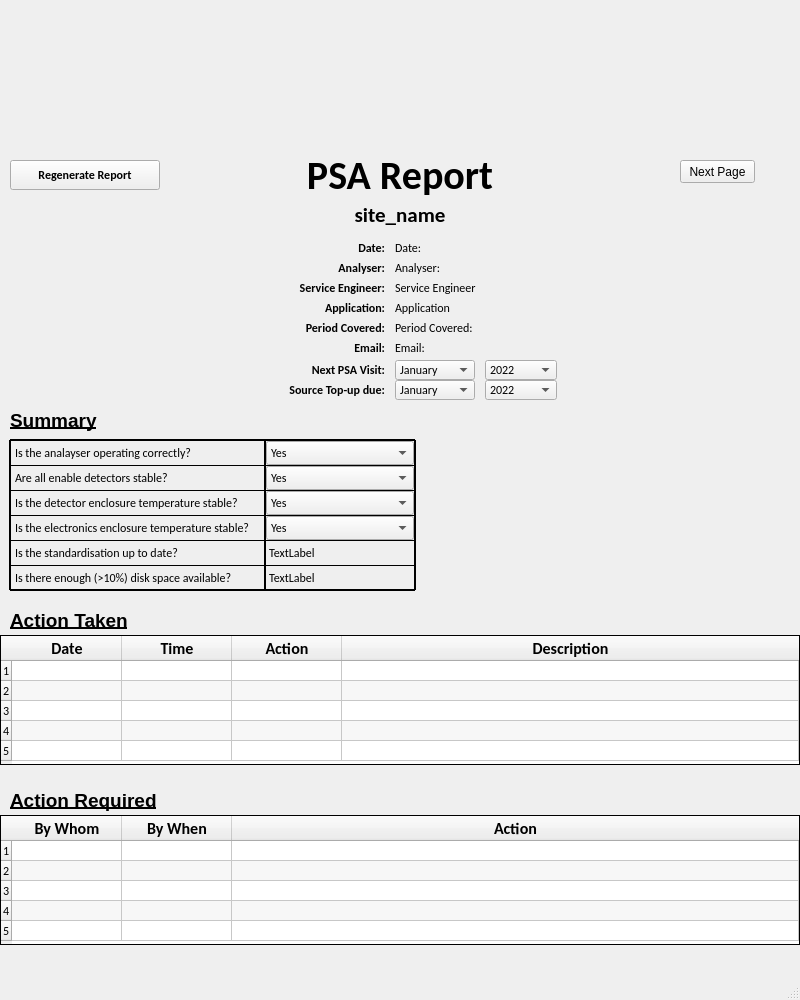
<?xml version="1.0" encoding="UTF-8"?>
<ui version="4.0">
 <author>Linton Ritchie - Scantech (C) 2022</author>
 <class>PSAPage1</class>
 <widget class="QMainWindow" name="PSAPage1">
  <property name="geometry">
   <rect>
    <x>0</x>
    <y>0</y>
    <width>800</width>
    <height>1000</height>
   </rect>
  </property>
  <property name="sizePolicy">
   <sizepolicy hsizetype="Fixed" vsizetype="Preferred">
    <horstretch>0</horstretch>
    <verstretch>0</verstretch>
   </sizepolicy>
  </property>
  <property name="windowTitle">
   <string>PSA_Main_UI</string>
  </property>
  <property name="statusTip">
   <string/>
  </property>
  <widget class="QWidget" name="centralwidget">
   <widget class="QLabel" name="label">
    <property name="geometry">
     <rect>
      <x>0</x>
      <y>0</y>
      <width>800</width>
      <height>150</height>
     </rect>
    </property>
    <property name="text">
     <string/>
    </property>
    <property name="pixmap">
     <pixmap resource="PSAReportResources.qrc">:/Resources/ScantechReportHeader.png</pixmap>
    </property>
    <property name="scaledContents">
     <bool>true</bool>
    </property>
   </widget>
   <widget class="QLabel" name="psa_report_title">
    <property name="geometry">
     <rect>
      <x>0</x>
      <y>150</y>
      <width>800</width>
      <height>50</height>
     </rect>
    </property>
    <property name="font">
     <font>
      <family>Calibri</family>
      <pointsize>30</pointsize>
      <weight>75</weight>
      <bold>true</bold>
     </font>
    </property>
    <property name="text">
     <string>PSA Report</string>
    </property>
    <property name="alignment">
     <set>Qt::AlignCenter</set>
    </property>
   </widget>
   <widget class="QLabel" name="site_name">
    <property name="geometry">
     <rect>
      <x>0</x>
      <y>200</y>
      <width>800</width>
      <height>30</height>
     </rect>
    </property>
    <property name="font">
     <font>
      <family>Calibri</family>
      <pointsize>16</pointsize>
      <weight>75</weight>
      <bold>true</bold>
     </font>
    </property>
    <property name="text">
     <string extracomment="This is the name of the site for the report. This is replaced when the UI is called">site_name</string>
    </property>
    <property name="alignment">
     <set>Qt::AlignCenter</set>
    </property>
   </widget>
   <widget class="QLabel" name="period">
    <property name="geometry">
     <rect>
      <x>235</x>
      <y>320</y>
      <width>150</width>
      <height>15</height>
     </rect>
    </property>
    <property name="font">
     <font>
      <family>Calibri</family>
      <weight>75</weight>
      <bold>true</bold>
     </font>
    </property>
    <property name="text">
     <string extracomment="Period (Month) of the data displayed in the report. Not neccesarily the month prior to the date">Period Covered:</string>
    </property>
    <property name="alignment">
     <set>Qt::AlignRight|Qt::AlignTrailing|Qt::AlignVCenter</set>
    </property>
   </widget>
   <widget class="QLabel" name="email">
    <property name="geometry">
     <rect>
      <x>235</x>
      <y>340</y>
      <width>150</width>
      <height>15</height>
     </rect>
    </property>
    <property name="font">
     <font>
      <family>Calibri</family>
      <weight>75</weight>
      <bold>true</bold>
     </font>
    </property>
    <property name="text">
     <string extracomment="Email address relating to this analyser which the customer can use to get support.">Email:</string>
    </property>
    <property name="alignment">
     <set>Qt::AlignRight|Qt::AlignTrailing|Qt::AlignVCenter</set>
    </property>
   </widget>
   <widget class="QLabel" name="next_psa_visit">
    <property name="geometry">
     <rect>
      <x>235</x>
      <y>362</y>
      <width>150</width>
      <height>15</height>
     </rect>
    </property>
    <property name="font">
     <font>
      <family>Calibri</family>
      <weight>75</weight>
      <bold>true</bold>
     </font>
    </property>
    <property name="text">
     <string extracomment="Projected date of Next PSA Visit to Site">Next PSA Visit:</string>
    </property>
    <property name="alignment">
     <set>Qt::AlignRight|Qt::AlignTrailing|Qt::AlignVCenter</set>
    </property>
   </widget>
   <widget class="QLabel" name="src_topup_due">
    <property name="geometry">
     <rect>
      <x>235</x>
      <y>382</y>
      <width>150</width>
      <height>15</height>
     </rect>
    </property>
    <property name="font">
     <font>
      <family>Calibri</family>
      <weight>75</weight>
      <bold>true</bold>
     </font>
    </property>
    <property name="text">
     <string extracomment="Date when next Source Top-up is due.">Source Top-up due:</string>
    </property>
    <property name="alignment">
     <set>Qt::AlignRight|Qt::AlignTrailing|Qt::AlignVCenter</set>
    </property>
   </widget>
   <widget class="QLabel" name="period_data">
    <property name="geometry">
     <rect>
      <x>395</x>
      <y>320</y>
      <width>150</width>
      <height>15</height>
     </rect>
    </property>
    <property name="font">
     <font>
      <family>Calibri</family>
      <weight>50</weight>
      <bold>false</bold>
     </font>
    </property>
    <property name="text">
     <string extracomment="Period (Month) of the data displayed in the report. Not neccesarily the month prior to the date">Period Covered:</string>
    </property>
    <property name="alignment">
     <set>Qt::AlignLeading|Qt::AlignLeft|Qt::AlignVCenter</set>
    </property>
   </widget>
   <widget class="QLabel" name="rep_serv_eng_data">
    <property name="geometry">
     <rect>
      <x>395</x>
      <y>280</y>
      <width>150</width>
      <height>15</height>
     </rect>
    </property>
    <property name="font">
     <font>
      <family>Calibri</family>
      <weight>50</weight>
      <bold>false</bold>
     </font>
    </property>
    <property name="text">
     <string extracomment="Service engineer responsible for the analyser">Service Engineer</string>
    </property>
    <property name="alignment">
     <set>Qt::AlignLeading|Qt::AlignLeft|Qt::AlignVCenter</set>
    </property>
   </widget>
   <widget class="QLabel" name="email_data">
    <property name="geometry">
     <rect>
      <x>395</x>
      <y>340</y>
      <width>150</width>
      <height>15</height>
     </rect>
    </property>
    <property name="font">
     <font>
      <family>Calibri</family>
      <weight>50</weight>
      <bold>false</bold>
     </font>
    </property>
    <property name="text">
     <string extracomment="Email address relating to this analyser which the customer can use to get support.">Email:</string>
    </property>
    <property name="alignment">
     <set>Qt::AlignLeading|Qt::AlignLeft|Qt::AlignVCenter</set>
    </property>
   </widget>
   <widget class="QLabel" name="rep_analyser_data">
    <property name="geometry">
     <rect>
      <x>395</x>
      <y>260</y>
      <width>150</width>
      <height>15</height>
     </rect>
    </property>
    <property name="font">
     <font>
      <family>Calibri</family>
      <weight>50</weight>
      <bold>false</bold>
     </font>
    </property>
    <property name="text">
     <string extracomment="Analyser relating to the report.">Analyser:</string>
    </property>
    <property name="alignment">
     <set>Qt::AlignLeading|Qt::AlignLeft|Qt::AlignVCenter</set>
    </property>
   </widget>
   <widget class="QLabel" name="rep_app_data">
    <property name="geometry">
     <rect>
      <x>395</x>
      <y>300</y>
      <width>150</width>
      <height>15</height>
     </rect>
    </property>
    <property name="font">
     <font>
      <family>Calibri</family>
      <weight>50</weight>
      <bold>false</bold>
     </font>
    </property>
    <property name="text">
     <string extracomment="Which application is the analyser deployed in">Application</string>
    </property>
    <property name="alignment">
     <set>Qt::AlignLeading|Qt::AlignLeft|Qt::AlignVCenter</set>
    </property>
   </widget>
   <widget class="QLabel" name="rep_date_data">
    <property name="geometry">
     <rect>
      <x>395</x>
      <y>240</y>
      <width>150</width>
      <height>15</height>
     </rect>
    </property>
    <property name="font">
     <font>
      <family>Calibri</family>
      <weight>50</weight>
      <bold>false</bold>
     </font>
    </property>
    <property name="layoutDirection">
     <enum>Qt::LeftToRight</enum>
    </property>
    <property name="autoFillBackground">
     <bool>false</bool>
    </property>
    <property name="text">
     <string extracomment="Date when the report is generated">Date:</string>
    </property>
    <property name="alignment">
     <set>Qt::AlignLeading|Qt::AlignLeft|Qt::AlignVCenter</set>
    </property>
   </widget>
   <widget class="QLabel" name="rep_date">
    <property name="geometry">
     <rect>
      <x>235</x>
      <y>240</y>
      <width>150</width>
      <height>15</height>
     </rect>
    </property>
    <property name="font">
     <font>
      <family>Calibri</family>
      <weight>75</weight>
      <bold>true</bold>
     </font>
    </property>
    <property name="layoutDirection">
     <enum>Qt::LeftToRight</enum>
    </property>
    <property name="autoFillBackground">
     <bool>false</bool>
    </property>
    <property name="text">
     <string extracomment="Date when the report is generated">Date:</string>
    </property>
    <property name="alignment">
     <set>Qt::AlignRight|Qt::AlignTrailing|Qt::AlignVCenter</set>
    </property>
   </widget>
   <widget class="QLabel" name="rep_app">
    <property name="geometry">
     <rect>
      <x>235</x>
      <y>300</y>
      <width>150</width>
      <height>15</height>
     </rect>
    </property>
    <property name="font">
     <font>
      <family>Calibri</family>
      <weight>75</weight>
      <bold>true</bold>
     </font>
    </property>
    <property name="text">
     <string extracomment="Which application is the analyser deployed in">Application:</string>
    </property>
    <property name="alignment">
     <set>Qt::AlignRight|Qt::AlignTrailing|Qt::AlignVCenter</set>
    </property>
   </widget>
   <widget class="QLabel" name="rep_analyser">
    <property name="geometry">
     <rect>
      <x>235</x>
      <y>260</y>
      <width>150</width>
      <height>15</height>
     </rect>
    </property>
    <property name="font">
     <font>
      <family>Calibri</family>
      <weight>75</weight>
      <bold>true</bold>
     </font>
    </property>
    <property name="text">
     <string extracomment="Analyser relating to the report.">Analyser:</string>
    </property>
    <property name="alignment">
     <set>Qt::AlignRight|Qt::AlignTrailing|Qt::AlignVCenter</set>
    </property>
   </widget>
   <widget class="QLabel" name="rep_serv_eng">
    <property name="geometry">
     <rect>
      <x>235</x>
      <y>280</y>
      <width>150</width>
      <height>15</height>
     </rect>
    </property>
    <property name="font">
     <font>
      <family>Calibri</family>
      <weight>75</weight>
      <bold>true</bold>
     </font>
    </property>
    <property name="text">
     <string extracomment="Service engineer responsible for the analyser">Service Engineer:</string>
    </property>
    <property name="alignment">
     <set>Qt::AlignRight|Qt::AlignTrailing|Qt::AlignVCenter</set>
    </property>
   </widget>
   <widget class="QLabel" name="label_2">
    <property name="geometry">
     <rect>
      <x>10</x>
      <y>405</y>
      <width>180</width>
      <height>30</height>
     </rect>
    </property>
    <property name="font">
     <font>
      <pointsize>14</pointsize>
      <weight>75</weight>
      <bold>true</bold>
      <underline>true</underline>
     </font>
    </property>
    <property name="frameShape">
     <enum>QFrame::NoFrame</enum>
    </property>
    <property name="frameShadow">
     <enum>QFrame::Plain</enum>
    </property>
    <property name="lineWidth">
     <number>1</number>
    </property>
    <property name="text">
     <string>Summary</string>
    </property>
    <property name="alignment">
     <set>Qt::AlignLeading|Qt::AlignLeft|Qt::AlignVCenter</set>
    </property>
    <property name="indent">
     <number>0</number>
    </property>
   </widget>
   <widget class="QLabel" name="label_endiskspc">
    <property name="geometry">
     <rect>
      <x>10</x>
      <y>570</y>
      <width>250</width>
      <height>15</height>
     </rect>
    </property>
    <property name="font">
     <font>
      <family>Calibri</family>
     </font>
    </property>
    <property name="text">
     <string>Is there enough (&gt;10%) disk space available?</string>
    </property>
    <property name="margin">
     <number>0</number>
    </property>
    <property name="indent">
     <number>5</number>
    </property>
   </widget>
   <widget class="QLabel" name="label_stduptodate">
    <property name="geometry">
     <rect>
      <x>10</x>
      <y>545</y>
      <width>250</width>
      <height>15</height>
     </rect>
    </property>
    <property name="font">
     <font>
      <family>Calibri</family>
     </font>
    </property>
    <property name="text">
     <string>Is the standardisation up to date?</string>
    </property>
    <property name="margin">
     <number>0</number>
    </property>
    <property name="indent">
     <number>5</number>
    </property>
   </widget>
   <widget class="QLabel" name="label_elecenctempstab">
    <property name="geometry">
     <rect>
      <x>10</x>
      <y>520</y>
      <width>250</width>
      <height>15</height>
     </rect>
    </property>
    <property name="font">
     <font>
      <family>Calibri</family>
     </font>
    </property>
    <property name="text">
     <string>Is the electronics enclosure temperature stable?</string>
    </property>
    <property name="margin">
     <number>0</number>
    </property>
    <property name="indent">
     <number>5</number>
    </property>
   </widget>
   <widget class="QLabel" name="label_detenctempstab">
    <property name="geometry">
     <rect>
      <x>10</x>
      <y>495</y>
      <width>250</width>
      <height>15</height>
     </rect>
    </property>
    <property name="font">
     <font>
      <family>Calibri</family>
     </font>
    </property>
    <property name="text">
     <string>Is the detector enclosure temperature stable? </string>
    </property>
    <property name="margin">
     <number>0</number>
    </property>
    <property name="indent">
     <number>5</number>
    </property>
   </widget>
   <widget class="QLabel" name="label_endetstab">
    <property name="geometry">
     <rect>
      <x>10</x>
      <y>470</y>
      <width>250</width>
      <height>15</height>
     </rect>
    </property>
    <property name="font">
     <font>
      <family>Calibri</family>
     </font>
    </property>
    <property name="text">
     <string>Are all enable detectors stable?</string>
    </property>
    <property name="margin">
     <number>0</number>
    </property>
    <property name="indent">
     <number>5</number>
    </property>
   </widget>
   <widget class="QLabel" name="label_anopcor">
    <property name="geometry">
     <rect>
      <x>10</x>
      <y>445</y>
      <width>250</width>
      <height>15</height>
     </rect>
    </property>
    <property name="font">
     <font>
      <family>Calibri</family>
     </font>
    </property>
    <property name="text">
     <string>Is the analayser operating correctly?</string>
    </property>
    <property name="margin">
     <number>0</number>
    </property>
    <property name="indent">
     <number>5</number>
    </property>
   </widget>
   <widget class="Line" name="line">
    <property name="geometry">
     <rect>
      <x>260</x>
      <y>440</y>
      <width>10</width>
      <height>150</height>
     </rect>
    </property>
    <property name="font">
     <font>
      <family>Calibri</family>
     </font>
    </property>
    <property name="frameShadow">
     <enum>QFrame::Plain</enum>
    </property>
    <property name="lineWidth">
     <number>2</number>
    </property>
    <property name="orientation">
     <enum>Qt::Vertical</enum>
    </property>
   </widget>
   <widget class="Line" name="line_2">
    <property name="geometry">
     <rect>
      <x>410</x>
      <y>440</y>
      <width>10</width>
      <height>150</height>
     </rect>
    </property>
    <property name="font">
     <font>
      <family>Calibri</family>
     </font>
    </property>
    <property name="frameShadow">
     <enum>QFrame::Plain</enum>
    </property>
    <property name="lineWidth">
     <number>2</number>
    </property>
    <property name="orientation">
     <enum>Qt::Vertical</enum>
    </property>
   </widget>
   <widget class="Line" name="line_3">
    <property name="geometry">
     <rect>
      <x>5</x>
      <y>440</y>
      <width>10</width>
      <height>150</height>
     </rect>
    </property>
    <property name="font">
     <font>
      <family>Calibri</family>
     </font>
    </property>
    <property name="frameShadow">
     <enum>QFrame::Plain</enum>
    </property>
    <property name="lineWidth">
     <number>2</number>
    </property>
    <property name="orientation">
     <enum>Qt::Vertical</enum>
    </property>
   </widget>
   <widget class="Line" name="line_4">
    <property name="geometry">
     <rect>
      <x>10</x>
      <y>435</y>
      <width>405</width>
      <height>10</height>
     </rect>
    </property>
    <property name="font">
     <font>
      <family>Calibri</family>
     </font>
    </property>
    <property name="frameShadow">
     <enum>QFrame::Plain</enum>
    </property>
    <property name="lineWidth">
     <number>2</number>
    </property>
    <property name="orientation">
     <enum>Qt::Horizontal</enum>
    </property>
   </widget>
   <widget class="Line" name="line_5">
    <property name="geometry">
     <rect>
      <x>10</x>
      <y>585</y>
      <width>405</width>
      <height>10</height>
     </rect>
    </property>
    <property name="font">
     <font>
      <family>Calibri</family>
     </font>
    </property>
    <property name="frameShadow">
     <enum>QFrame::Plain</enum>
    </property>
    <property name="lineWidth">
     <number>2</number>
    </property>
    <property name="orientation">
     <enum>Qt::Horizontal</enum>
    </property>
   </widget>
   <widget class="Line" name="line_6">
    <property name="geometry">
     <rect>
      <x>10</x>
      <y>560</y>
      <width>405</width>
      <height>10</height>
     </rect>
    </property>
    <property name="font">
     <font>
      <family>Calibri</family>
     </font>
    </property>
    <property name="frameShadow">
     <enum>QFrame::Plain</enum>
    </property>
    <property name="lineWidth">
     <number>1</number>
    </property>
    <property name="orientation">
     <enum>Qt::Horizontal</enum>
    </property>
   </widget>
   <widget class="Line" name="line_7">
    <property name="geometry">
     <rect>
      <x>10</x>
      <y>535</y>
      <width>405</width>
      <height>10</height>
     </rect>
    </property>
    <property name="font">
     <font>
      <family>Calibri</family>
     </font>
    </property>
    <property name="frameShadow">
     <enum>QFrame::Plain</enum>
    </property>
    <property name="lineWidth">
     <number>1</number>
    </property>
    <property name="orientation">
     <enum>Qt::Horizontal</enum>
    </property>
   </widget>
   <widget class="Line" name="line_8">
    <property name="geometry">
     <rect>
      <x>10</x>
      <y>510</y>
      <width>405</width>
      <height>10</height>
     </rect>
    </property>
    <property name="font">
     <font>
      <family>Calibri</family>
     </font>
    </property>
    <property name="frameShadow">
     <enum>QFrame::Plain</enum>
    </property>
    <property name="lineWidth">
     <number>1</number>
    </property>
    <property name="orientation">
     <enum>Qt::Horizontal</enum>
    </property>
   </widget>
   <widget class="Line" name="line_9">
    <property name="geometry">
     <rect>
      <x>10</x>
      <y>485</y>
      <width>405</width>
      <height>10</height>
     </rect>
    </property>
    <property name="font">
     <font>
      <family>Calibri</family>
     </font>
    </property>
    <property name="frameShadow">
     <enum>QFrame::Plain</enum>
    </property>
    <property name="lineWidth">
     <number>1</number>
    </property>
    <property name="orientation">
     <enum>Qt::Horizontal</enum>
    </property>
   </widget>
   <widget class="Line" name="line_10">
    <property name="geometry">
     <rect>
      <x>10</x>
      <y>460</y>
      <width>405</width>
      <height>10</height>
     </rect>
    </property>
    <property name="font">
     <font>
      <family>Calibri</family>
     </font>
    </property>
    <property name="frameShadow">
     <enum>QFrame::Plain</enum>
    </property>
    <property name="lineWidth">
     <number>1</number>
    </property>
    <property name="orientation">
     <enum>Qt::Horizontal</enum>
    </property>
   </widget>
   <widget class="QComboBox" name="comboBox_anopcor">
    <property name="geometry">
     <rect>
      <x>266</x>
      <y>441</y>
      <width>148</width>
      <height>24</height>
     </rect>
    </property>
    <property name="font">
     <font>
      <family>Calibri</family>
     </font>
    </property>
    <item>
     <property name="text">
      <string>Yes</string>
     </property>
    </item>
    <item>
     <property name="text">
      <string>No</string>
     </property>
    </item>
    <item>
     <property name="text">
      <string>N/A</string>
     </property>
    </item>
   </widget>
   <widget class="QComboBox" name="comboBox_endetstab">
    <property name="geometry">
     <rect>
      <x>266</x>
      <y>466</y>
      <width>148</width>
      <height>24</height>
     </rect>
    </property>
    <property name="font">
     <font>
      <family>Calibri</family>
     </font>
    </property>
    <item>
     <property name="text">
      <string>Yes</string>
     </property>
    </item>
    <item>
     <property name="text">
      <string>No</string>
     </property>
    </item>
    <item>
     <property name="text">
      <string>N/A</string>
     </property>
    </item>
   </widget>
   <widget class="QComboBox" name="comboBox_detenctempstab">
    <property name="geometry">
     <rect>
      <x>266</x>
      <y>491</y>
      <width>148</width>
      <height>24</height>
     </rect>
    </property>
    <property name="font">
     <font>
      <family>Calibri</family>
     </font>
    </property>
    <item>
     <property name="text">
      <string>Yes</string>
     </property>
    </item>
    <item>
     <property name="text">
      <string>No</string>
     </property>
    </item>
    <item>
     <property name="text">
      <string>N/A</string>
     </property>
    </item>
   </widget>
   <widget class="QComboBox" name="comboBox_elecenctempstab">
    <property name="geometry">
     <rect>
      <x>266</x>
      <y>516</y>
      <width>148</width>
      <height>24</height>
     </rect>
    </property>
    <property name="font">
     <font>
      <family>Calibri</family>
     </font>
    </property>
    <item>
     <property name="text">
      <string>Yes</string>
     </property>
    </item>
    <item>
     <property name="text">
      <string>No</string>
     </property>
    </item>
    <item>
     <property name="text">
      <string>N/A</string>
     </property>
    </item>
   </widget>
   <widget class="QLabel" name="disp_stduptodate">
    <property name="geometry">
     <rect>
      <x>266</x>
      <y>545</y>
      <width>148</width>
      <height>15</height>
     </rect>
    </property>
    <property name="font">
     <font>
      <family>Calibri</family>
     </font>
    </property>
    <property name="text">
     <string>TextLabel</string>
    </property>
    <property name="indent">
     <number>3</number>
    </property>
   </widget>
   <widget class="QLabel" name="disp_endiskspc">
    <property name="geometry">
     <rect>
      <x>266</x>
      <y>570</y>
      <width>148</width>
      <height>15</height>
     </rect>
    </property>
    <property name="font">
     <font>
      <family>Calibri</family>
     </font>
    </property>
    <property name="text">
     <string>TextLabel</string>
    </property>
    <property name="indent">
     <number>3</number>
    </property>
   </widget>
   <widget class="QComboBox" name="comboBox">
    <property name="geometry">
     <rect>
      <x>395</x>
      <y>360</y>
      <width>80</width>
      <height>20</height>
     </rect>
    </property>
    <property name="font">
     <font>
      <family>Calibri</family>
     </font>
    </property>
    <item>
     <property name="text">
      <string>January</string>
     </property>
    </item>
    <item>
     <property name="text">
      <string>February</string>
     </property>
    </item>
    <item>
     <property name="text">
      <string>March</string>
     </property>
    </item>
    <item>
     <property name="text">
      <string>April</string>
     </property>
    </item>
    <item>
     <property name="text">
      <string>May</string>
     </property>
    </item>
    <item>
     <property name="text">
      <string>June</string>
     </property>
    </item>
    <item>
     <property name="text">
      <string>July</string>
     </property>
    </item>
    <item>
     <property name="text">
      <string>August</string>
     </property>
    </item>
    <item>
     <property name="text">
      <string>September</string>
     </property>
    </item>
    <item>
     <property name="text">
      <string>October</string>
     </property>
    </item>
    <item>
     <property name="text">
      <string>November</string>
     </property>
    </item>
    <item>
     <property name="text">
      <string>December</string>
     </property>
    </item>
   </widget>
   <widget class="QComboBox" name="comboBox_2">
    <property name="geometry">
     <rect>
      <x>485</x>
      <y>360</y>
      <width>72</width>
      <height>20</height>
     </rect>
    </property>
    <property name="font">
     <font>
      <family>Calibri</family>
     </font>
    </property>
    <property name="currentText">
     <string>2022</string>
    </property>
    <item>
     <property name="text">
      <string>2022</string>
     </property>
    </item>
    <item>
     <property name="text">
      <string>2023</string>
     </property>
    </item>
    <item>
     <property name="text">
      <string>2024</string>
     </property>
    </item>
    <item>
     <property name="text">
      <string>2025</string>
     </property>
    </item>
    <item>
     <property name="text">
      <string>2025</string>
     </property>
    </item>
    <item>
     <property name="text">
      <string>2026</string>
     </property>
    </item>
    <item>
     <property name="text">
      <string>2027</string>
     </property>
    </item>
    <item>
     <property name="text">
      <string>2028</string>
     </property>
    </item>
   </widget>
   <widget class="QComboBox" name="comboBox_3">
    <property name="geometry">
     <rect>
      <x>395</x>
      <y>380</y>
      <width>80</width>
      <height>20</height>
     </rect>
    </property>
    <property name="font">
     <font>
      <family>Calibri</family>
     </font>
    </property>
    <item>
     <property name="text">
      <string>January</string>
     </property>
    </item>
    <item>
     <property name="text">
      <string>February</string>
     </property>
    </item>
    <item>
     <property name="text">
      <string>March</string>
     </property>
    </item>
    <item>
     <property name="text">
      <string>April</string>
     </property>
    </item>
    <item>
     <property name="text">
      <string>May</string>
     </property>
    </item>
    <item>
     <property name="text">
      <string>June</string>
     </property>
    </item>
    <item>
     <property name="text">
      <string>July</string>
     </property>
    </item>
    <item>
     <property name="text">
      <string>August</string>
     </property>
    </item>
    <item>
     <property name="text">
      <string>September</string>
     </property>
    </item>
    <item>
     <property name="text">
      <string>October</string>
     </property>
    </item>
    <item>
     <property name="text">
      <string>November</string>
     </property>
    </item>
    <item>
     <property name="text">
      <string>December</string>
     </property>
    </item>
   </widget>
   <widget class="QComboBox" name="comboBox_4">
    <property name="geometry">
     <rect>
      <x>485</x>
      <y>380</y>
      <width>72</width>
      <height>20</height>
     </rect>
    </property>
    <property name="font">
     <font>
      <family>Calibri</family>
     </font>
    </property>
    <property name="currentText">
     <string>2022</string>
    </property>
    <item>
     <property name="text">
      <string>2022</string>
     </property>
    </item>
    <item>
     <property name="text">
      <string>2023</string>
     </property>
    </item>
    <item>
     <property name="text">
      <string>2024</string>
     </property>
    </item>
    <item>
     <property name="text">
      <string>2025</string>
     </property>
    </item>
    <item>
     <property name="text">
      <string>2025</string>
     </property>
    </item>
    <item>
     <property name="text">
      <string>2026</string>
     </property>
    </item>
    <item>
     <property name="text">
      <string>2027</string>
     </property>
    </item>
    <item>
     <property name="text">
      <string>2028</string>
     </property>
    </item>
   </widget>
   <widget class="QTableWidget" name="ActionTakenTable">
    <property name="geometry">
     <rect>
      <x>0</x>
      <y>635</y>
      <width>800</width>
      <height>130</height>
     </rect>
    </property>
    <property name="font">
     <font>
      <family>Calibri</family>
     </font>
    </property>
    <property name="frameShape">
     <enum>QFrame::Box</enum>
    </property>
    <property name="frameShadow">
     <enum>QFrame::Plain</enum>
    </property>
    <property name="horizontalScrollBarPolicy">
     <enum>Qt::ScrollBarAlwaysOff</enum>
    </property>
    <property name="sizeAdjustPolicy">
     <enum>QAbstractScrollArea::AdjustToContents</enum>
    </property>
    <property name="alternatingRowColors">
     <bool>true</bool>
    </property>
    <property name="showGrid">
     <bool>true</bool>
    </property>
    <property name="gridStyle">
     <enum>Qt::SolidLine</enum>
    </property>
    <attribute name="horizontalHeaderVisible">
     <bool>true</bool>
    </attribute>
    <attribute name="horizontalHeaderCascadingSectionResizes">
     <bool>false</bool>
    </attribute>
    <attribute name="horizontalHeaderDefaultSectionSize">
     <number>110</number>
    </attribute>
    <attribute name="horizontalHeaderMinimumSectionSize">
     <number>25</number>
    </attribute>
    <attribute name="horizontalHeaderStretchLastSection">
     <bool>true</bool>
    </attribute>
    <attribute name="verticalHeaderVisible">
     <bool>true</bool>
    </attribute>
    <attribute name="verticalHeaderDefaultSectionSize">
     <number>20</number>
    </attribute>
    <row>
     <property name="text">
      <string>1</string>
     </property>
    </row>
    <row>
     <property name="text">
      <string>2</string>
     </property>
    </row>
    <row>
     <property name="text">
      <string>3</string>
     </property>
    </row>
    <row>
     <property name="text">
      <string>4</string>
     </property>
    </row>
    <row>
     <property name="text">
      <string>5</string>
     </property>
    </row>
    <column>
     <property name="text">
      <string>Date</string>
     </property>
     <property name="font">
      <font>
       <family>Calibri</family>
       <pointsize>12</pointsize>
       <weight>75</weight>
       <bold>true</bold>
      </font>
     </property>
     <property name="textAlignment">
      <set>AlignCenter</set>
     </property>
     <property name="background">
      <color>
       <red>180</red>
       <green>180</green>
       <blue>180</blue>
      </color>
     </property>
    </column>
    <column>
     <property name="text">
      <string>Time</string>
     </property>
     <property name="font">
      <font>
       <family>Calibri</family>
       <pointsize>12</pointsize>
       <weight>75</weight>
       <bold>true</bold>
      </font>
     </property>
     <property name="textAlignment">
      <set>AlignCenter</set>
     </property>
    </column>
    <column>
     <property name="text">
      <string>Action</string>
     </property>
     <property name="font">
      <font>
       <family>Calibri</family>
       <pointsize>12</pointsize>
       <weight>75</weight>
       <bold>true</bold>
      </font>
     </property>
     <property name="textAlignment">
      <set>AlignCenter</set>
     </property>
    </column>
    <column>
     <property name="text">
      <string>Description</string>
     </property>
     <property name="font">
      <font>
       <family>Calibri</family>
       <pointsize>12</pointsize>
       <weight>75</weight>
       <bold>true</bold>
      </font>
     </property>
     <property name="textAlignment">
      <set>AlignCenter</set>
     </property>
    </column>
   </widget>
   <widget class="QLabel" name="label_ActionTaken">
    <property name="geometry">
     <rect>
      <x>10</x>
      <y>605</y>
      <width>180</width>
      <height>30</height>
     </rect>
    </property>
    <property name="font">
     <font>
      <pointsize>14</pointsize>
      <weight>75</weight>
      <bold>true</bold>
      <underline>true</underline>
     </font>
    </property>
    <property name="frameShape">
     <enum>QFrame::NoFrame</enum>
    </property>
    <property name="frameShadow">
     <enum>QFrame::Plain</enum>
    </property>
    <property name="lineWidth">
     <number>1</number>
    </property>
    <property name="text">
     <string>Action Taken</string>
    </property>
    <property name="alignment">
     <set>Qt::AlignLeading|Qt::AlignLeft|Qt::AlignVCenter</set>
    </property>
    <property name="indent">
     <number>0</number>
    </property>
   </widget>
   <widget class="QTableWidget" name="ActionRequiredTable">
    <property name="geometry">
     <rect>
      <x>0</x>
      <y>815</y>
      <width>800</width>
      <height>130</height>
     </rect>
    </property>
    <property name="font">
     <font>
      <family>Calibri</family>
     </font>
    </property>
    <property name="frameShape">
     <enum>QFrame::Box</enum>
    </property>
    <property name="frameShadow">
     <enum>QFrame::Plain</enum>
    </property>
    <property name="horizontalScrollBarPolicy">
     <enum>Qt::ScrollBarAlwaysOff</enum>
    </property>
    <property name="sizeAdjustPolicy">
     <enum>QAbstractScrollArea::AdjustToContents</enum>
    </property>
    <property name="alternatingRowColors">
     <bool>true</bool>
    </property>
    <property name="showGrid">
     <bool>true</bool>
    </property>
    <property name="gridStyle">
     <enum>Qt::SolidLine</enum>
    </property>
    <attribute name="horizontalHeaderVisible">
     <bool>true</bool>
    </attribute>
    <attribute name="horizontalHeaderCascadingSectionResizes">
     <bool>false</bool>
    </attribute>
    <attribute name="horizontalHeaderDefaultSectionSize">
     <number>110</number>
    </attribute>
    <attribute name="horizontalHeaderStretchLastSection">
     <bool>true</bool>
    </attribute>
    <attribute name="verticalHeaderVisible">
     <bool>true</bool>
    </attribute>
    <attribute name="verticalHeaderDefaultSectionSize">
     <number>20</number>
    </attribute>
    <row>
     <property name="text">
      <string>1</string>
     </property>
    </row>
    <row>
     <property name="text">
      <string>2</string>
     </property>
    </row>
    <row>
     <property name="text">
      <string>3</string>
     </property>
    </row>
    <row>
     <property name="text">
      <string>4</string>
     </property>
    </row>
    <row>
     <property name="text">
      <string>5</string>
     </property>
    </row>
    <column>
     <property name="text">
      <string>By Whom</string>
     </property>
     <property name="font">
      <font>
       <family>Calibri</family>
       <pointsize>12</pointsize>
       <weight>75</weight>
       <bold>true</bold>
      </font>
     </property>
     <property name="textAlignment">
      <set>AlignCenter</set>
     </property>
     <property name="background">
      <color>
       <red>180</red>
       <green>180</green>
       <blue>180</blue>
      </color>
     </property>
    </column>
    <column>
     <property name="text">
      <string>By When</string>
     </property>
     <property name="font">
      <font>
       <family>Calibri</family>
       <pointsize>12</pointsize>
       <weight>75</weight>
       <bold>true</bold>
      </font>
     </property>
     <property name="textAlignment">
      <set>AlignCenter</set>
     </property>
    </column>
    <column>
     <property name="text">
      <string>Action</string>
     </property>
     <property name="font">
      <font>
       <family>Calibri</family>
       <pointsize>12</pointsize>
       <weight>75</weight>
       <bold>true</bold>
      </font>
     </property>
     <property name="textAlignment">
      <set>AlignCenter</set>
     </property>
    </column>
   </widget>
   <widget class="QLabel" name="label_ActionTaken_2">
    <property name="geometry">
     <rect>
      <x>10</x>
      <y>785</y>
      <width>180</width>
      <height>30</height>
     </rect>
    </property>
    <property name="font">
     <font>
      <pointsize>14</pointsize>
      <weight>75</weight>
      <bold>true</bold>
      <underline>true</underline>
     </font>
    </property>
    <property name="frameShape">
     <enum>QFrame::NoFrame</enum>
    </property>
    <property name="frameShadow">
     <enum>QFrame::Plain</enum>
    </property>
    <property name="lineWidth">
     <number>1</number>
    </property>
    <property name="text">
     <string>Action Required</string>
    </property>
    <property name="alignment">
     <set>Qt::AlignLeading|Qt::AlignLeft|Qt::AlignVCenter</set>
    </property>
    <property name="indent">
     <number>0</number>
    </property>
   </widget>
   <widget class="QPushButton" name="NextPage">
    <property name="geometry">
     <rect>
      <x>680</x>
      <y>160</y>
      <width>75</width>
      <height>23</height>
     </rect>
    </property>
    <property name="text">
     <string>Next Page</string>
    </property>
   </widget>
   <widget class="QPushButton" name="Regenerate">
    <property name="geometry">
     <rect>
      <x>10</x>
      <y>160</y>
      <width>150</width>
      <height>30</height>
     </rect>
    </property>
    <property name="font">
     <font>
      <family>Calibri</family>
      <weight>75</weight>
      <bold>true</bold>
     </font>
    </property>
    <property name="text">
     <string>Regenerate Report</string>
    </property>
   </widget>
  </widget>
  <widget class="QMenuBar" name="menubar">
   <property name="geometry">
    <rect>
     <x>0</x>
     <y>0</y>
     <width>800</width>
     <height>21</height>
    </rect>
   </property>
  </widget>
  <widget class="QStatusBar" name="statusbar"/>
 </widget>
 <resources>
  <include location="PSAReportResources.qrc"/>
 </resources>
 <connections/>
</ui>
